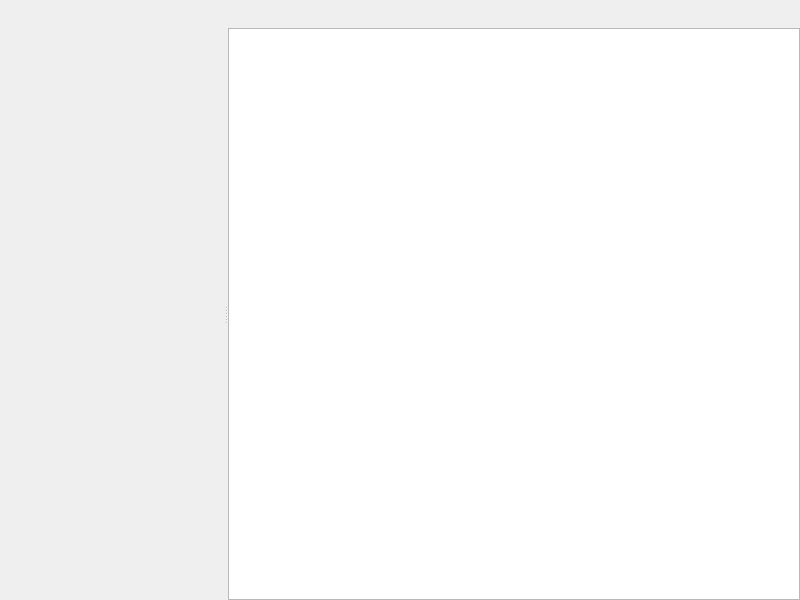
<?xml version="1.0" encoding="UTF-8"?>
<ui version="4.0">
 <class>Mainwindow</class>
 <widget class="QWidget" name="Mainwindow">
  <property name="geometry">
   <rect>
    <x>0</x>
    <y>0</y>
    <width>800</width>
    <height>600</height>
   </rect>
  </property>
  <property name="windowTitle">
   <string>Notes</string>
  </property>
  <layout class="QVBoxLayout" name="verticalLayout" stretch="0,1">
   <property name="leftMargin">
    <number>0</number>
   </property>
   <property name="topMargin">
    <number>0</number>
   </property>
   <property name="rightMargin">
    <number>0</number>
   </property>
   <property name="bottomMargin">
    <number>0</number>
   </property>
   <item>
    <layout class="QHBoxLayout" name="horizontalLayout">
     <item>
      <widget class="QPushButton" name="Newnotes">
       <property name="text">
        <string/>
       </property>
       <property name="icon">
        <iconset resource="resources.qrc">
         <normaloff>:/icons/new.svg.svg</normaloff>:/icons/new.svg.svg</iconset>
       </property>
       <property name="iconSize">
        <size>
         <width>32</width>
         <height>32</height>
        </size>
       </property>
       <property name="flat">
        <bool>true</bool>
       </property>
      </widget>
     </item>
     <item>
      <widget class="QPushButton" name="removeNotes">
       <property name="text">
        <string/>
       </property>
       <property name="icon">
        <iconset resource="resources.qrc">
         <normaloff>:/icons/delete.svg.svg</normaloff>:/icons/delete.svg.svg</iconset>
       </property>
       <property name="iconSize">
        <size>
         <width>32</width>
         <height>32</height>
        </size>
       </property>
       <property name="flat">
        <bool>true</bool>
       </property>
      </widget>
     </item>
     <item>
      <spacer name="horizontalSpacer">
       <property name="orientation">
        <enum>Qt::Orientation::Horizontal</enum>
       </property>
       <property name="sizeHint" stdset="0">
        <size>
         <width>40</width>
         <height>20</height>
        </size>
       </property>
      </spacer>
     </item>
    </layout>
   </item>
   <item>
    <widget class="QSplitter" name="splitter">
     <property name="orientation">
      <enum>Qt::Orientation::Horizontal</enum>
     </property>
     <property name="childrenCollapsible">
      <bool>false</bool>
     </property>
     <widget class="Noteslist_widget" name="NoteslistWidget" native="true">
      <property name="sizePolicy">
       <sizepolicy hsizetype="Preferred" vsizetype="Preferred">
        <horstretch>1</horstretch>
        <verstretch>0</verstretch>
       </sizepolicy>
      </property>
     </widget>
     <widget class="QTextEdit" name="textEdit">
      <property name="sizePolicy">
       <sizepolicy hsizetype="Expanding" vsizetype="Expanding">
        <horstretch>1</horstretch>
        <verstretch>0</verstretch>
       </sizepolicy>
      </property>
      <property name="minimumSize">
       <size>
        <width>350</width>
        <height>350</height>
       </size>
      </property>
      <property name="frameShape">
       <enum>QFrame::Shape::StyledPanel</enum>
      </property>
     </widget>
    </widget>
   </item>
  </layout>
 </widget>
 <customwidgets>
  <customwidget>
   <class>Noteslist_widget</class>
   <extends>QWidget</extends>
   <header>noteslist_widget.h</header>
   <container>1</container>
  </customwidget>
 </customwidgets>
 <resources>
  <include location="resources.qrc"/>
 </resources>
 <connections/>
</ui>
